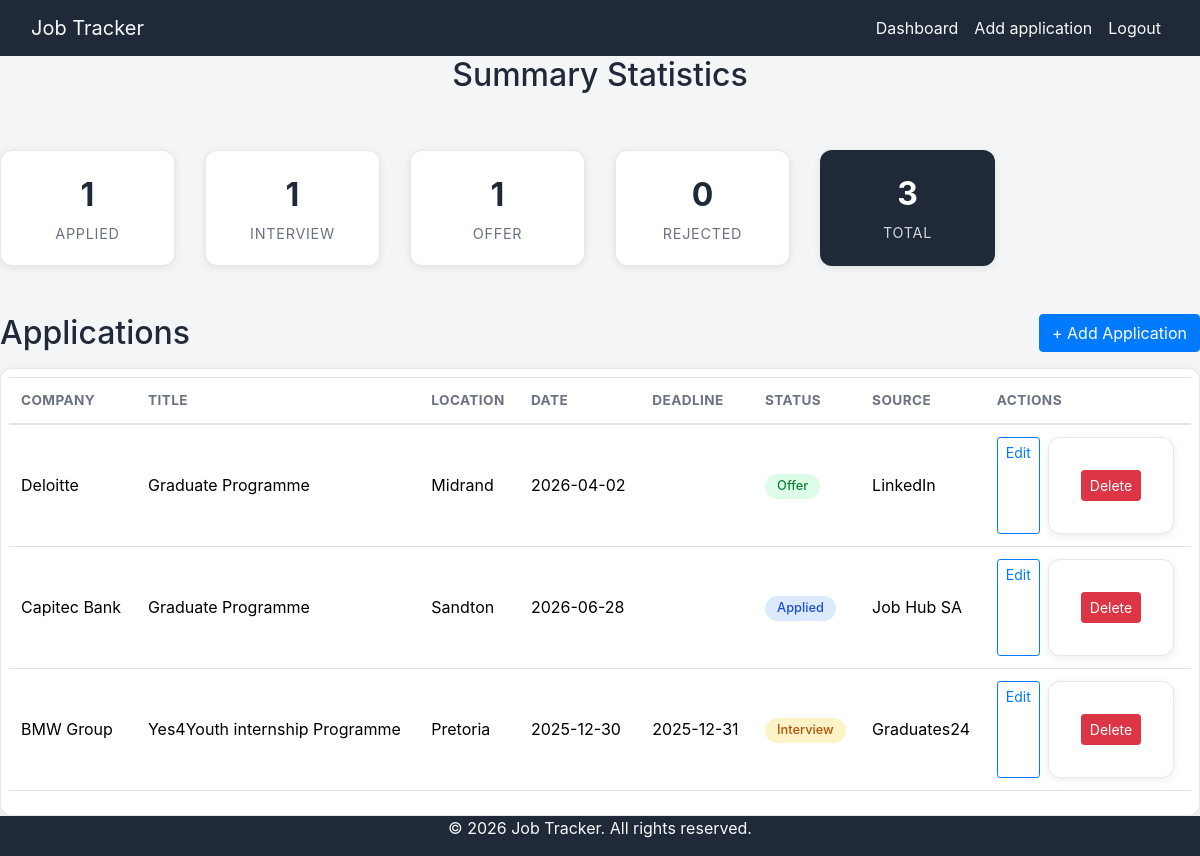
The app's page /dashboard (signed in) with its own data.
### tables this page shows
CREATE TABLE applications (
            id INTEGER PRIMARY KEY AUTOINCREMENT,
            user_id INTEGER NOT NULL REFERENCES users(id),
            company TEXT NOT NULL,
            title TEXT NOT NULL,
            location TEXT,
            date TEXT NOT NULL,
            deadline TEXT,
            status TEXT NOT NULL DEFAULT 'applied',
            source TEXT,
            notes TEXT
        );

### app.py (the view)
@app.route("/dashboard", methods=["GET", "POST"])
def dashboard():
    if "user_id" not in session:
        return redirect(url_for("login"))
    conn = sqlite3.connect("tracker.db")
    conn.row_factory = sqlite3.Row
    cursor = conn.cursor()
    cursor.execute(
        "SELECT * FROM applications WHERE user_id = ?",
        (session["user_id"],)
    )
    applications = cursor.fetchall()
    conn.close()
    total = len(applications)
    applied = sum(1 for row in applications if row["status"] == "Applied")
    interview = sum(1 for row in applications if row["status"] == "Interview")
    offer = sum(1 for row in applications if row["status"] == "Offer")
    rejected = sum(1 for row in applications if row["status"] == "Rejected")
    return render_template("dashboard.html", applications = applications, total = total, applied = applied, interview = interview, offer = offer, rejected = rejected)

### templates/dashboard.html (shortened to what this page needs)
{% extends "layout.html" %}
{% block main %}
    <h3 class="section-title">Summary Statistics</h3>
    <div class="row g-3 mb-5 stats-row">
        <div class="col-6 col-md-4 col-lg-2">
            <div class="stat-card">
                <div class="stat-number">{{ applied }}</div>
                <div class="stat-label">Applied</div>
            </div>
        </div>
        <div class="col-6 col-md-4 col-lg-2">
            <div class="stat-card">
                <div class="stat-number">{{ interview }}</div>
                <div class="stat-label">Interview</div>
            </div>
        </div>
        <div class="col-6 col-md-4 col-lg-2">
            <div class="stat-card">
                <div class="stat-number">{{ offer }}</div>
                <div class="stat-label">Offer</div>
            </div>
        </div>
        <div class="col-6 col-md-4 col-lg-2">
            <div class="stat-card">
                <div class="stat-number">{{ rejected }}</div>
                <div class="stat-label">Rejected</div>
            </div>
        </div>
        <div class="col-6 col-md-4 col-lg-2">
            <div class="stat-card stat-card-total">
                <div class="stat-number">{{ total }}</div>
                <div class="stat-label">Total</div>
            </div>
        </div>
    </div>
    <div class="d-flex justify-content-between align-items-center mb-3">
        <h3 class="section-title mb-0">Applications</h3>
        <a href="{{ url_for('add') }}" class="btn btn-primary">+ Add Application</a>
    </div>
    <div class="table-responsive applications-table-wrapper">
        <table class="table table-hover align-middle applications-table">
            <thead>
                <tr>
                    <th>Company</th>
                    <th>Title</th>
                    <th>Location</th>
                    <th>Date</th>
                    <th>Deadline</th>
                    <th>Status</th>
                    <th>Source</th>
                    <th>Actions</th>
                </tr>
            </thead>
            <tbody>
                {% for row in applications %}
                <tr>
                    <td>{{ row.company }}</td>
                    <td>{{ row.title }}</td>
                    <td>{{ row.location }}</td>
                    <td>{{ row.date }}</td>
                    <td>{{ row.deadline }}</td>
                    <td>
                        {% if row.status == 'Applied' %}
                            <span class="badge status-badge status-applied">Applied</span>
                        {% elif row.status == 'Interview' %}
                            <span class="badge status-badge status-interview">Interview</span>
                        {% elif row.status == 'Offer' %}
                            <span class="badge status-badge status-offer">Offer</span>
                        {% elif row.status == 'Rejected' %}
                            <span class="badge status-badge status-rejected">Rejected</span>
                        {% else %}
                            <span class="badge status-badge">{{ row.status }}</span>
                        {% endif %}
                    </td>
                    <td>{{ row.source }}</td>
                    <td>
                        <div class="d-flex gap-2">
                            <a href="{{ url_for('edit', id=row.id) }}" class="btn btn-sm btn-outline-primary">Edit</a>
                            <form action="{{ url_for('delete', id=row.id) }}" method="post" class="m-0">
                                <button type="submit" class="btn btn-sm btn-danger">Delete</button>
                            </form>
                        </div>
                    </td>
                </tr>
                {% endfor %}
            </tbody>
        </table>
    </div>
{% endblock %}

### templates/layout.html (shortened to what this page needs)
<!DOCTYPE html>
<html lang="en">
    <head>
        <link href="https://cdn.jsdelivr.net/npm/bootstrap@5.3.3/dist/css/bootstrap.min.css" rel="stylesheet">
        <link rel="stylesheet" href="https://cdn.jsdelivr.net/npm/bootstrap-icons@1.11.3/font/bootstrap-icons.min.css">
        <link rel="stylesheet" href="https://cdn.jsdelivr.net/npm/bootstrap@4.5.3/dist/css/bootstrap.min.css">
        <link href="/static/styles.css" rel="stylesheet">
    </head>
    <body>
        <nav class="navbar navbar-expand-lg">
            <div class="container-fluid">
                <a class="navbar-brand" href="/">Job Tracker</a>
                <div class="collapse navbar-collapse" id="navbarNav">
                    <ul class="navbar-nav ms-auto">
                        {% if session["user_id"] %}
                            <li class="nav-item">
                                <a class="nav-link" href="/dashboard">Dashboard</a>
                            </li>
                            <li class="nav-item">
                                <a class="nav-link" href="/add">Add application</a>
                            </li>
                            <li class="nav-item">
                                <a class="nav-link" href="/logout">Logout</a>
                            </li>
                        {% endif %}
                    </ul>
                </div>
            </div>
        </nav>
        <div class="content-wrapper">
            {% block main %}{% endblock %}
        </div>
        <footer class="text-center">
            <p>&copy; 2026 Job Tracker. All rights reserved.</p>
        </footer>
    </body>
</html>

### static/styles.css (style rules this page uses)
.text-center { background-color: #1f2937; }
p { color: #f8f9fa; }
.content-wrapper { min-height: 80vh; flex: 1; }
html, body { background-color: #f4f5f7; min-height: 100vh; margin: 0; display: flex; flex-direction: column; }
footer { background-color: #1f2937; color: #f8f9fa; }
nav { background-color: #1f2937; }
.nav-link { color: #f8f9fa; }
.navbar-brand { color: #f8f9fa; }
body { font-family: -apple-system, BlinkMacSystemFont, "Segoe UI", Roboto, Helvetica, Arial, sans-serif; }
.section-title { text-align: center; margin-bottom: 40px; color: #1f2937; font-size: 2rem; }
.stats-row { margin-top: 24px; }
.stat-card { background: #ffffff; border-radius: 12px; padding: 20px 16px; text-align: center; box-shadow: 0 2px 8px rgba(0, 0, 0, 0.08); border: 1px solid #e5e7eb; height: 100%; }
.stat-card-total { background: #1f2937; color: #ffffff; border: none; }
.stat-number { font-size: 2rem; font-weight: 700; color: #1f2937; }
.stat-card-total .stat-number { color: #ffffff; }
.stat-label { font-size: 0.9rem; color: #6b7280; text-transform: uppercase; letter-spacing: 0.05em; margin-top: 4px; }
.stat-card-total .stat-label { color: #d1d5db; }
.applications-table-wrapper { background: #ffffff; border-radius: 12px; padding: 8px; box-shadow: 0 2px 8px rgba(0, 0, 0, 0.08); border: 1px solid #e5e7eb; }
.applications-table th { color: #6b7280; font-size: 0.85rem; text-transform: uppercase; letter-spacing: 0.03em; border-bottom: 2px solid #e5e7eb; }
.applications-table td { vertical-align: middle; }
.status-badge { padding: 6px 12px; border-radius: 999px; font-weight: 500; font-size: 0.8rem; }
.status-applied { background: #dbeafe; color: #1d4ed8; }
.status-interview { background: #fef3c7; color: #b45309; }
.status-offer { background: #dcfce7; color: #15803d; }
form { max-width: 600px; margin: 32px auto; background: #ffffff; border-radius: 12px; padding: 32px; box-shadow: 0 2px 8px rgba(0, 0, 0, 0.08); border: 1px solid #e5e7eb; }

### records on screen
applications: company "Deloitte", title "Graduate Programme", location "Midrand", date "2026-04-02", status "Offer", source "LinkedIn"
applications: company "Capitec Bank", title "Graduate Programme", location "Sandton", date "2026-06-28", status "Applied", source "Job Hub SA"
applications: company "BMW Group", title "Yes4Youth internship Programme", location "Pretoria", date "2025-12-30", deadline "2025-12-31", status "Interview", source "Graduates24"

### other values on screen
{{ applied }} "1"
{{ interview }} "1"
{{ offer }} "1"
{{ rejected }} "0"
{{ total }} "3"
